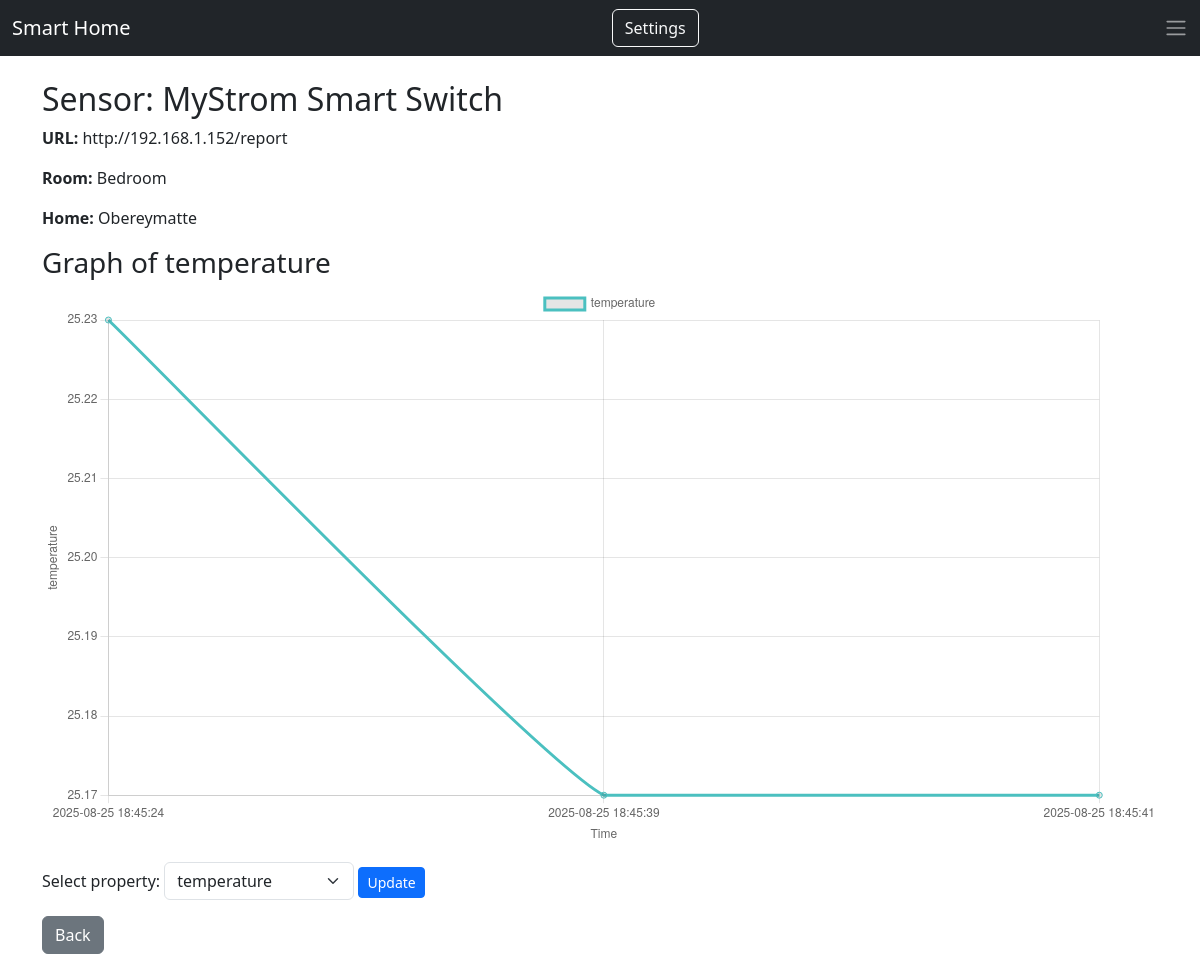
The page /sensor/1 on the database its author committed.
### app.py (models this page shows)
class Sensor(db.Model):
    id = db.Column(db.Integer, primary_key=True)
    name = db.Column(db.String, nullable=False)
    url = db.Column(db.String, nullable=False)
    room_id = db.Column(db.Integer, db.ForeignKey('room.id'), nullable=False)
    measurements = db.relationship('Measurement', backref='sensor', cascade="all, delete-orphan")

class Room(db.Model):
    id = db.Column(db.Integer, primary_key=True)
    name = db.Column(db.String, nullable=False)
    home_id = db.Column(db.Integer, db.ForeignKey('home.id'), nullable=False)
    sensors = db.relationship('Sensor', backref='room', cascade="all, delete-orphan")

class Home(db.Model):
    id = db.Column(db.Integer, primary_key=True)
    name = db.Column(db.String, nullable=False)
    rooms = db.relationship('Room', backref='home', cascade="all, delete-orphan") # Cascade und delete-orphan sagt SQLAlchemy, dass alle untergeordneten Objekte (?) bei Löschen auch entfernt werden sollen

class MeasurementType(db.Model):
    id = db.Column(db.Integer, primary_key=True)
    name = db.Column(db.String, nullable=False)
    unit = db.Column(db.String, nullable=False)
    values = db.relationship('MeasurementValue', backref='measurement_type', cascade="all, delete-orphan")

### app.py (the view)
@app.route('/sensor/<int:sensor_id>')
def sensor_detail(sensor_id):
    sensor = Sensor.query.get_or_404(sensor_id)# Holt den Sensor oder sendet 404 fehler wenn der sensor nicht findet
    property_name = request.args.get('property', 'temperature') # Temperatur als Standardwert falls kein Parameter angegeben wird
    measurements = []
    values = []
    for m in sensor.measurements:
        mv = next((v for v in m.values if v.measurement_type.name == property_name), None) # Sucht nach dem ersten MeasurementValue dass dem property_name entspricht
        if mv: # mv steht für MeasurementValue, m ist Measurement
            measurements.append(m.timestamp.strftime('%Y-%m-%d %H:%M:%S')) # Formatiert Datum und Urzeit
            values.append(mv.value)
    return render_template('sensor_detail.html', sensor=sensor, measurements=measurements, values=values, property_name=property_name)

### templates/sensor_detail.html (shortened to what this page needs)
{% extends "base.html" %}
{% block body %}
<h2>Sensor: {{ sensor.name }}</h2>
<p><strong>URL:</strong> {{ sensor.url }}</p>
<p><strong>Room:</strong> {{ sensor.room.name }}</p>
<p><strong>Home:</strong> {{ sensor.room.home.name }}</p>
<h3>Graph of {{ property_name }}</h3>
<canvas id="sensorChart" width="800" height="400"></canvas>
<script>
const ctx = document.getElementById('sensorChart').getContext('2d');
const sensorChart = new Chart(ctx, {
    type: 'line',
    data: {
        labels: {{ measurements|tojson }},
        datasets: [{
            label: '{{ property_name }}',
            data: {{ values|tojson }},
            fill: false,
            borderColor: 'rgb(75, 192, 192)',
            tension: 0.1
        }]
    },
    options: {
        scales: {
            x: {
                title: { display: true, text: 'Time' }
            },
            y: {
                title: { display: true, text: '{{ property_name }}' }
            }
        }
    }
});
</script>
<form method="get" class="mt-3">
    <label>Select property:</label>
    <select name="property" class="form-select w-auto d-inline-block">
        {% for mt in sensor.measurements[0].values|map(attribute='measurement_type')|list %}
            <option value="{{ mt.name }}" {% if mt.name == property_name %}selected{% endif %}>{{ mt.name }}</option>
        {% endfor %}
    </select>
    <button class="btn btn-primary btn-sm">Update</button>
</form>
<a href="{{ url_for('index') }}" class="btn btn-secondary mt-3">Back</a>
{% endblock %}

### templates/base.html (shortened to what this page needs)
<!DOCTYPE html>
<html lang="en">
<head>
    <link href="https://cdn.jsdelivr.net/npm/bootstrap@5.3.2/dist/css/bootstrap.min.css" rel="stylesheet">
</head>
<body>
      <nav class="navbar navbar-expand-lg navbar-dark bg-dark mb-4">
    <div class="container-fluid">
      <a class="navbar-brand" href="{{ url_for('index') }}">Smart Home</a>
      <a class="btn btn-outline-light" href="{{ url_for('settings') }}">Settings</a>
        <span class="navbar-toggler-icon"></span>
    </div>
  </nav>
  <div class="container">
    {% block body %}{% endblock %}
  </div>
</body>
</html>

### rows shown on the page
Sensor: name "MyStrom Smart Switch", url "http://192.168.1.152/report"
Room: room.name "Bedroom"
Home: room.home.name "Obereymatte"
MeasurementType: name "temperature"

### other values the page prints
form field property "temperature"
chart data {{ property_name }} temperature
chart data {{ values|tojson }} [25.23, 25.17, 25.17]
